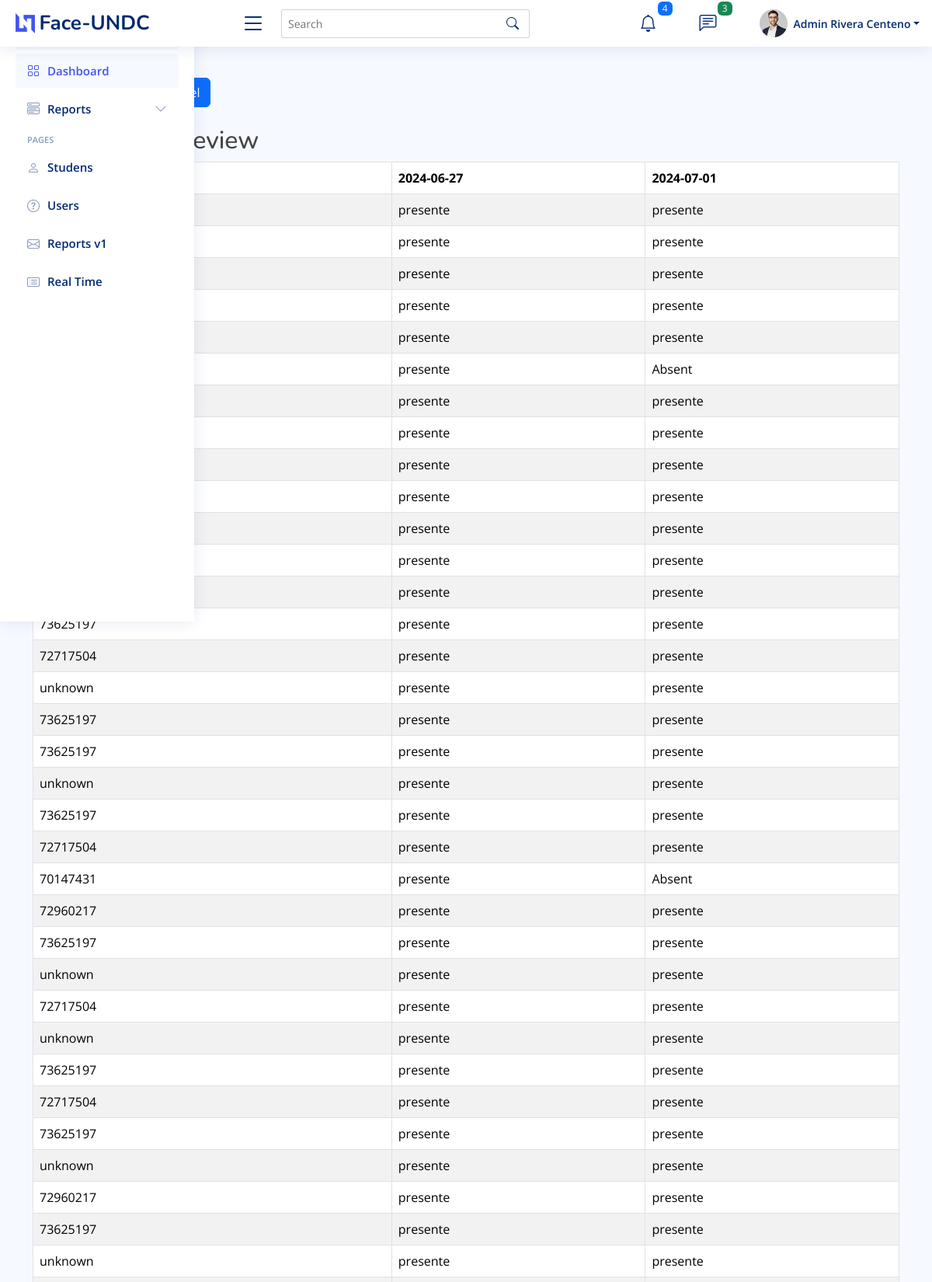
The page /Admin/reports.php (signed in, upper part) on the database its author committed.
### tables this page shows
CREATE TABLE IF NOT EXISTS `tblattendance` (
  `attendanceID` int NOT NULL AUTO_INCREMENT,
  `studentRegistrationNumber` varchar(100) NOT NULL,
  `course` varchar(100) NOT NULL,
  `attendanceStatus` varchar(100) NOT NULL,
  `dateMarked` date NOT NULL,
  `dateTimeMarked` datetime NOT NULL,
  `unit` varchar(100) NOT NULL,
  PRIMARY KEY (`attendanceID`)
);

### Admin/reports.php (the view, shortened to what this page needs)
<?php
include '../Includes/dbcon.php';
function fetchStudentRecordsFromDatabase($conn, $courseCode, $unitCode) {
    $studentRows = array();
    $query = "SELECT * FROM tblattendance WHERE course = '$courseCode' AND unit = '$unitCode'";
    $result = mysqli_query($conn, $query);
    if ($result && mysqli_num_rows($result) > 0) {
        while ($row = mysqli_fetch_assoc($result)) {
            $studentRows[] = $row;
        }
    }
    return $studentRows;
}
$courseCode = isset($_GET['course']) ? $_GET['course'] : '';
$unitCode = isset($_GET['unit']) ? $_GET['unit'] : '';
$studentRows = fetchStudentRecordsFromDatabase($conn, $courseCode, $unitCode);
$coursename = "";
$unitname="";
?>
<!DOCTYPE html>
<html lang="en">
<head>
    <link href="https://cdn.jsdelivr.net/npm/bootstrap@5.0.2/dist/css/bootstrap.min.css" rel="stylesheet">
    <link href="https://cdnjs.cloudflare.com/ajax/libs/remixicon/4.2.0/remixicon.css" rel="stylesheet">
    <?php include "Includes/head.php";?>
</head>
<body>
    <?php include 'includes/topbar.php';?>
    <section class="main">
        <?php include 'includes/sidebar.php';?>
        <div class="container mt-4">
            <button class="btn btn-primary mt-3"
                onclick="exportTableToExcel('attendanceTable', '<?php echo $unitCode ?>_on_<?php echo date('Y-m-d'); ?>','<?php echo $coursename ?>', '<?php echo $unitname ?>')">Export
                Attendance As Excel</button>
            <div class="table-responsive mt-4">
                <div class="title">
                    <h2 class="section--title">Attendance Preview</h2>
                </div>
                <table class="table table-bordered table-striped" id="attendanceTable">
                    <thead>
                        <tr>
                            <th>Registration No</th>
                            <?php
                        $distinctDatesQuery = "SELECT DISTINCT dateMarked FROM tblattendance where course='$courseCode' and unit='$unitCode'";
                        $distinctDatesResult = mysqli_query($conn, $distinctDatesQuery);
                        if ($distinctDatesResult) {
                            while ($dateRow = mysqli_fetch_assoc($distinctDatesResult)) {
                                echo "<th>" . $dateRow['dateMarked'] . "</th>";
                            }
                        }
                        ?>
                        </tr>
                    </thead>
                    <tbody>
                        <?php
                    foreach ($studentRows as $row) {
                        echo "<tr>";
                        echo "<td>" . $row["studentRegistrationNumber"] . "</td>";
                        $distinctDatesResult = mysqli_query($conn, $distinctDatesQuery);
                        if ($distinctDatesResult) {
                            while ($dateRow = mysqli_fetch_assoc($distinctDatesResult)) {
                                $date = $dateRow['dateMarked'];
                                $attendanceQuery = "SELECT attendanceStatus FROM tblattendance WHERE studentRegistrationNumber = '" . $row['studentRegistrationNumber'] . "' AND dateMarked = '$date'";
                                $attendanceResult = mysqli_query($conn, $attendanceQuery);
                                if ($attendanceResult && mysqli_num_rows($attendanceResult) > 0) {
                                    $attendanceData = mysqli_fetch_assoc($attendanceResult);
                                    echo "<td>" . $attendanceData['attendanceStatus'] . "</td>";
                                } else {
                                    echo "<td>Absent</td>";
                                }
                            }
                        }
                        echo "</tr>";
                    }
                    ?>
                    </tbody>
                </table>
            </div>
        </div>
    </section>
</body>
</html>

### Admin/Includes/head.php (shortened to what this page needs)
<link href="assets/vendor/bootstrap/css/bootstrap.min.css" rel="stylesheet">
<link href="assets/vendor/bootstrap-icons/bootstrap-icons.css" rel="stylesheet">
<link href="assets/vendor/boxicons/css/boxicons.min.css" rel="stylesheet">
<link href="assets/vendor/quill/quill.snow.css" rel="stylesheet">
<link href="assets/vendor/quill/quill.bubble.css" rel="stylesheet">
<link href="assets/vendor/remixicon/remixicon.css" rel="stylesheet">
<link href="assets/vendor/simple-datatables/style.css" rel="stylesheet">
<link href="assets/css/style.css" rel="stylesheet">

### Admin/Includes/topbar.php (shortened to what this page needs)
<?php
$fullName = "";
if (isset($_SESSION['userId'])) {
    $userId = $conn->real_escape_string($_SESSION['userId']);
    $query = "SELECT * FROM tbladmin WHERE Id = $userId";
    $rs = $conn->query($query);
    if ($rs) {
        $num = $rs->num_rows;
        if ($num > 0) {
            $row = $rs->fetch_assoc();
            $fullName = $row['firstName'] . " " . $row['lastName'];
                } else {
            echo "Admin not found";
        }
    } else {
        echo "Error: " . $conn->error;
    }
} else {
 header('location: ../index.php');
}
?>
  <header id="header" class="header fixed-top d-flex align-items-center">
    <div class="d-flex align-items-center justify-content-between">
      <a href="index.html" class="logo d-flex align-items-center">
        <img src="assets/img/logo.png" alt="">
        <span class="d-none d-lg-block">Face-UNDC</span>
      </a>
      <i class="bi bi-list toggle-sidebar-btn"></i>
    </div>
    <div class="search-bar">
      <form class="search-form d-flex align-items-center" method="POST" action="#">
        <input type="text" name="query" placeholder="Search" title="Enter search keyword">
        <button type="submit" title="Search"><i class="bi bi-search"></i></button>
      </form>
    </div>
    <nav class="header-nav ms-auto">
      <ul class="d-flex align-items-center">
        <li class="nav-item dropdown">
          <a class="nav-link nav-icon" href="#" data-bs-toggle="dropdown">
            <i class="bi bi-bell"></i>
            <span class="badge bg-primary badge-number">4</span>
          </a>
        </li>
        <li class="nav-item dropdown">
          <a class="nav-link nav-icon" href="#" data-bs-toggle="dropdown">
            <i class="bi bi-chat-left-text"></i>
            <span class="badge bg-success badge-number">3</span>
          </a>
        </li>
        <li class="nav-item dropdown pe-3">
          <a class="nav-link nav-profile d-flex align-items-center pe-0" href="#" data-bs-toggle="dropdown">
            <img src="assets/img/profile-img.jpg" alt="Profile" class="rounded-circle">
            <span class="d-none d-md-block dropdown-toggle ps-2"><?php echo $fullName; ?></span>
          </a>
        </li>
      </ul>
    </nav>
  </header>
<div class="">
    <nav class="navbar navbar-expand-sm navbar-light bg-light">
        <div class="container-fluid">
            <a href="#" class="navbar-brand">Face Recognition UNDC</a>
            <div id="navbarCollapse" class="collapse navbar-collapse">
                <ul class="nav navbar-nav ms-auto">
                    <li class="nav-item dropdown">
                        <a href="#" class="nav-link dropdown-toggle" data-bs-toggle="dropdown">@ <?php echo $fullName; ?></a>
                    </li>
                </ul>
            </div>
        </div>
    </nav>
</div>

### Admin/Includes/sidebar.php (shortened to what this page needs)
<aside id="sidebar" class="sidebar">
    <ul class="sidebar-nav" id="sidebar-nav">
        <li class="nav-item">
            <a class="nav-link " href="index.html">
                <span>Dashboard</span>
            </a>
        </li>
        <li class="nav-item">
            <a class="nav-link " href="index.php">
                <i class="bi bi-grid"></i>
                <span>Dashboard</span>
            </a>
        </li>
        <li class="nav-item">
            <a class="nav-link collapsed" data-bs-target="#components-nav" data-bs-toggle="collapse" href="#">
                <i class="bi bi-menu-button-wide"></i><span>Reports</span><i class="bi bi-chevron-down ms-auto"></i>
            </a>
        </li>
        <li class="nav-heading">Pages</li>
        <li class="nav-item">
            <a class="nav-link collapsed" href="createStudent.php">
                <i class="bi bi-person"></i>
                <span>Studens</span>
            </a>
        </li>
        <li class="nav-item">
            <a class="nav-link collapsed" href="createUser.php">
                <i class="bi bi-question-circle"></i>
                <span>Users</span>
            </a>
        </li>
        <li class="nav-item">
            <a class="nav-link collapsed" href="reports.php">
                <i class="bi bi-envelope"></i>
                <span>Reports v1</span>
            </a>
        </li>
        <li class="nav-item">
            <a class="nav-link collapsed" href="realtime.php">
                <i class="bi bi-card-list"></i>
                <span>Real Time</span>
            </a>
        </li>
    </ul>
</aside>

### Admin/assets/css/style.css (style rules this page uses)
:root { scroll-behavior: smooth; }
body { font-family: "Open Sans", sans-serif; background: #f6f9ff; color: #444444; }
a { color: #4154f1; text-decoration: none; }
h1, h2, h3, h4, h5, h6 { font-family: "Nunito", sans-serif; }
.logo { line-height: 1; }
@media (min-width: 1200px) { .logo { width: 280px; } }
.logo img { max-height: 26px; margin-right: 6px; }
.logo span { font-size: 26px; font-weight: 700; color: #012970; font-family: "Nunito", sans-serif; }
.header { transition: all 0.5s; z-index: 997; height: 60px; box-shadow: 0px 2px 20px rgba(1, 41, 112, 0.1); background-color: #fff; padding-left: 20px; }
.header .toggle-sidebar-btn { font-size: 32px; padding-left: 10px; cursor: pointer; color: #012970; }
.header .search-bar { min-width: 360px; padding: 0 20px; }
.header .search-form { width: 100%; }
.header .search-form input { border: 0; font-size: 14px; color: #012970; border: 1px solid rgba(1, 41, 112, 0.2); padding: 7px 38px 7px 8px; border-radius: 3px; transition: 0.3s; width: 100%; }
.header .search-form button { border: 0; padding: 0; margin-left: -30px; background: none; }
.header .search-form button i { color: #012970; }
.header-nav ul { list-style: none; }
.header-nav>ul { margin: 0; padding: 0; }
.header-nav .nav-icon { font-size: 22px; color: #012970; margin-right: 25px; position: relative; }
.header-nav .nav-profile { color: #012970; }
.header-nav .nav-profile img { max-height: 36px; }
.header-nav .nav-profile span { font-size: 14px; font-weight: 600; }
.header-nav .badge-number { position: absolute; inset: -2px -5px auto auto; font-weight: normal; font-size: 12px; padding: 3px 6px; }
.sidebar { position: fixed; top: 60px; left: 0; bottom: 0; width: 300px; z-index: 996; transition: all 0.3s; padding: 20px; overflow-y: auto; scrollbar-width: thin; scrollbar-color: #aab7cf transparent; box-shadow: 0px 0px 20px rgba(1, 41, 112, 0.1); background-color: #fff; }
.sidebar-nav { padding: 0; margin: 0; list-style: none; }
.sidebar-nav li { padding: 0; margin: 0; list-style: none; }
.sidebar-nav .nav-item { margin-bottom: 5px; }
.sidebar-nav .nav-heading { font-size: 11px; text-transform: uppercase; color: #899bbd; font-weight: 600; margin: 10px 0 5px 15px; }
.sidebar-nav .nav-link { display: flex; align-items: center; font-size: 15px; font-weight: 600; color: #4154f1; transition: 0.3; background: #f6f9ff; padding: 10px 15px; border-radius: 4px; }
.sidebar-nav .nav-link i { font-size: 16px; margin-right: 10px; color: #4154f1; }
.sidebar-nav .nav-link.collapsed { color: #012970; background: #fff; }
.sidebar-nav .nav-link.collapsed i { color: #899bbd; }
.sidebar-nav .nav-link .bi-chevron-down { margin-right: 0; transition: transform 0.2s ease-in-out; }

### Admin/Includes/sidebar.php (style rules this page uses)
.sidebar { height: 100vh; position: fixed; top: 0; left: 0; width: 250px; }
.nav-link { color: #333; padding: 10px 15px; }

### rows shown on the page
tblattendance: attendanceStatus "presente"
tblattendance: attendanceStatus "presente"
tblattendance: attendanceStatus "presente"
tblattendance: attendanceStatus "presente"
tblattendance: attendanceStatus "presente"
tblattendance: attendanceStatus "presente"
tblattendance: attendanceStatus "presente"
tblattendance: attendanceStatus "presente"
tblattendance: attendanceStatus "presente"
tblattendance: attendanceStatus "presente"
tblattendance: attendanceStatus "presente"
tblattendance: attendanceStatus "presente"
tblattendance: attendanceStatus "presente"
tblattendance: studentRegistrationNumber "73625197", attendanceStatus "presente"
tblattendance: studentRegistrationNumber "72717504", attendanceStatus "presente"
tblattendance: studentRegistrationNumber "unknown", attendanceStatus "presente"
tblattendance: studentRegistrationNumber "73625197", attendanceStatus "presente"
tblattendance: studentRegistrationNumber "73625197", attendanceStatus "presente"
tblattendance: studentRegistrationNumber "unknown", attendanceStatus "presente"
tblattendance: studentRegistrationNumber "73625197", attendanceStatus "presente"
tblattendance: studentRegistrationNumber "72717504", attendanceStatus "presente"
tblattendance: studentRegistrationNumber "70147431", attendanceStatus "presente"
tblattendance: studentRegistrationNumber "72960217", attendanceStatus "presente"
tblattendance: studentRegistrationNumber "73625197", attendanceStatus "presente"
tblattendance: studentRegistrationNumber "unknown", attendanceStatus "presente"
tblattendance: studentRegistrationNumber "72717504", attendanceStatus "presente"
tblattendance: studentRegistrationNumber "unknown", attendanceStatus "presente"
tblattendance: studentRegistrationNumber "73625197", attendanceStatus "presente"
tblattendance: studentRegistrationNumber "72717504", attendanceStatus "presente"
tblattendance: studentRegistrationNumber "73625197", attendanceStatus "presente"
tblattendance: studentRegistrationNumber "unknown", attendanceStatus "presente"
tblattendance: studentRegistrationNumber "72960217", attendanceStatus "presente"
tblattendance: studentRegistrationNumber "73625197", attendanceStatus "presente"
tblattendance: studentRegistrationNumber "unknown", attendanceStatus "presente"

### other values the page prints
$fullName "Admin Rivera Centeno"
$dateRow['dateMarked'] "2024-06-27"
$dateRow['dateMarked'] "2024-07-01"
